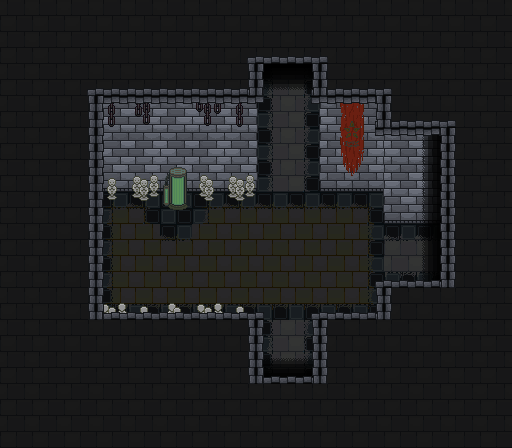

A 2D game scene composited from a Tiled map and its tileset images. What follows is a short description and the map's XML, with each tile layer's data collapsed to a summary:
An orthogonal 16x14 tile map with 32x32 px tiles, 10 tile layers (floor1, floor2, floor3, wall1, ...), 3 tilesets and 27 objects (3x transition, world, spawn).

<map version="1.2" tiledversion="1.2.3" orientation="orthogonal" renderorder="right-down" width="16" height="14" tilewidth="32" tileheight="32" infinite="0" nextlayerid="26" nextobjectid="32">
 <tileset firstgid="1" source="castletileset.tsx" />
 <tileset firstgid="82" source="tileset.tsx" />
 <tileset firstgid="163" source="chambertileset.tsx" />
 <layer id="12" name="floor1" width="16" height="14">
  <data>[224 cells, 53 non-empty, 2 distinct tile ids]</data>
 </layer>
 <layer id="13" name="floor2" width="16" height="14">
  <data>[224 cells, 37 non-empty, 5 distinct tile ids]</data>
 </layer>
 <layer id="14" name="floor3" width="16" height="14">
  <data>[224 cells, 8 non-empty, 3 distinct tile ids]</data>
 </layer>
 <layer id="15" name="wall1" width="16" height="14">
  <data>[224 cells, 27 non-empty, 3 distinct tile ids]</data>
 </layer>
 <layer id="16" name="wall2" width="16" height="14">
  <data>[224 cells, 11 non-empty, 6 distinct tile ids]</data>
 </layer>
 <layer id="17" name="wall3" width="16" height="14">
  <data>[224 cells, 18 non-empty, 15 distinct tile ids]</data>
 </layer>
 <layer id="18" name="ceiling1" width="16" height="14">
  <data>[224 cells, 176 non-empty, 13 distinct tile ids]</data>
 </layer>
 <layer id="19" name="ceiling2" width="16" height="14">
  <data>[224 cells, 28 non-empty, 4 distinct tile ids]</data>
 </layer>
 <layer id="20" name="ceiling3" width="16" height="14">
  <data>[224 cells, 40 non-empty, 2 distinct tile ids]</data>
 </layer>
 <layer id="21" name="cryopoddoor" width="16" height="14">
  <data>[224 cells, 2 non-empty, 2 distinct tile ids]</data>
 </layer>
 <objectgroup id="22" name="blockall" visible="0">
  <object id="1" x="95.0447" y="95.857" width="76.9874" height="88.1397" />
  <object id="2" x="77.5792" y="95.857" width="17.8716" height="223.396" />
  <object id="3" x="77.5792" y="319.253" width="179.529" height="65.8002" />
  <object id="4" x="257.108" y="385.053" width="62.5508" height="22.3396" />
  <object id="5" x="319.659" y="319.659" width="64.1755" height="87.7335" />
  <object id="6" x="383.834" y="286.353" width="64.1755" height="33.3063" />
  <object id="7" x="448.01" y="126.32" width="25.9951" height="160.032" />
  <object id="10" x="384.647" y="179.123" width="69.4557" height="34.931" />
  <object id="11" x="320.471" y="62.5508" width="64.1755" height="116.572" />
  <object id="12" x="255.89" y="43.8668" width="64.5816" height="18.684" />
  <object id="13" x="235.581" y="43.8668" width="20.3087" height="55.6458" />
  <object id="27" x="184.255" y="172.077" width="2.82554" height="31.3635" />
  <object id="28" x="163.7" y="169.287" width="8.19406" height="34.3303" />
  <object id="29" x="185.648" y="90.9298" width="70.9757" height="91.9401" />
  <object id="30" x="168.978" y="160.643" width="17.4282" height="19.954" />
 </objectgroup>
 <objectgroup id="25" name="cryopod" visible="0">
  <object id="26" x="174.168" y="179.756" width="8.02382" height="2.72869" />
 </objectgroup>
 <objectgroup id="23" name="light">
  <object id="14" x="345.412" y="141.755">
   <properties>
    <property name="blue" type="float" value="0.029999999999999999" />
    <property name="green" type="float" value="0.16" />
    <property name="lightlevel" type="float" value="7" />
    <property name="red" type="float" value="0.070000000000000007" />
   </properties>
   <point />
  </object>
  <object id="15" x="347.036" y="275.792">
   <properties>
    <property name="blue" type="float" value="0.029999999999999999" />
    <property name="green" type="float" value="0.16" />
    <property name="lightlevel" type="float" value="7" />
    <property name="red" type="float" value="0.070000000000000007" />
   </properties>
   <point />
  </object>
  <object id="16" x="177.092" y="169.374">
   <properties>
    <property name="blue" type="float" value="0.029999999999999999" />
    <property name="green" type="float" value="0.12" />
    <property name="lightlevel" type="float" value="7" />
    <property name="red" type="float" value="0.12" />
   </properties>
   <point />
  </object>
  <object id="17" x="176.279" y="249.797">
   <properties>
    <property name="blue" type="float" value="0.029999999999999999" />
    <property name="green" type="float" value="0.12" />
    <property name="lightlevel" type="float" value="7" />
    <property name="red" type="float" value="0.12" />
   </properties>
   <point />
  </object>
  <object id="22" x="240.809" y="169.853">
   <properties>
    <property name="blue" type="float" value="0.029999999999999999" />
    <property name="green" type="float" value="0.12" />
    <property name="lightlevel" type="float" value="7" />
    <property name="red" type="float" value="0.12" />
   </properties>
   <point />
  </object>
  <object id="23" x="238.971" y="251.838">
   <properties>
    <property name="blue" type="float" value="0.029999999999999999" />
    <property name="green" type="float" value="0.12" />
    <property name="lightlevel" type="float" value="7" />
    <property name="red" type="float" value="0.12" />
   </properties>
   <point />
  </object>
 </objectgroup>
 <objectgroup id="24" name="mapinfo">
  <object id="18" name="watchtower" type="world" x="132.766" y="-30.8951">
   <point />
  </object>
  <object id="19" name="tran1" type="transition" x="254.915" y="361.755" width="65.9048" height="17.6666">
   <properties>
    <property name="drop" value="tran2" />
    <property name="dx" type="float" value="0" />
    <property name="dy" type="float" value="-15" />
    <property name="map" value="watchtower_2" />
   </properties>
  </object>
  <object id="20" name="spawn" x="175.368" y="215.441">
   <point />
  </object>
  <object id="21" name="tran2" type="transition" x="254.548" y="63.5932" width="65.9048" height="17.6666">
   <properties>
    <property name="drop" value="tran3" />
    <property name="dx" type="float" value="0" />
    <property name="dy" type="float" value="15" />
    <property name="map" value="ssc_side_2" />
   </properties>
  </object>
  <object id="31" name="tran3" type="transition" x="422.669" y="207.143" width="20.2581" height="80.6421">
   <properties>
    <property name="drop" value="tran1" />
    <property name="dx" type="float" value="-15" />
    <property name="dy" type="float" value="0" />
    <property name="map" value="watchtower_4" />
   </properties>
  </object>
 </objectgroup>
</map>
